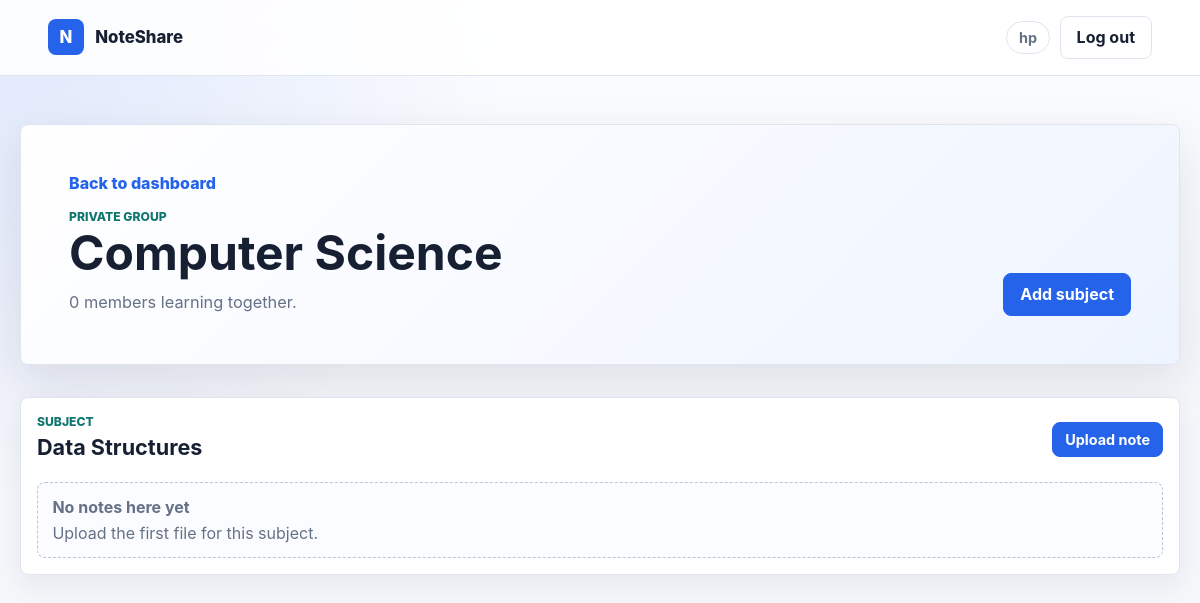
Screenshot of /notes/1/ (signed in) with the database file from the repository.
### notes/models.py (models this page shows, shortened)
class Group(models.Model):
    name = models.CharField(max_length=200)
    password = models.CharField(max_length=200)  # Hashed password
    creator = models.ForeignKey(User, on_delete=models.CASCADE, related_name="owned_groups")
    members = models.ManyToManyField(User, related_name="note_groups", blank=True)

class Subgroup(models.Model):
    group = models.ForeignKey(Group, on_delete=models.CASCADE, related_name='subgroups')
    name = models.CharField(max_length=200)

### notes/views.py (the view, shortened to what this page needs)
# urls.py: path('<int:group_id>/', views.group_detail, name='group_detail'),
@login_required
def group_detail(request, group_id):
    group = get_object_or_404(Group.objects.prefetch_related('members'), id=group_id)
    if request.user == group.creator or group.members.filter(id=request.user.id).exists():
        subgroups = group.subgroups.prefetch_related('notes__uploader').all()
        return render(request, 'notes/group_detail.html', {
            'group': group,
            'subgroups': subgroups,
        })

### notes/templates/notes/group_detail.html (shortened to what this page needs)
{% extends 'notes/base.html' %}
{% block content %}
<section class="page-head">
    <div>
        <a class="back-link" href="{% url 'group_list' %}">Back to dashboard</a>
        <p class="eyebrow">Private group</p>
        <h1>{{ group.name }}</h1>
        <p class="lede">{{ group.members.count }} members learning together.</p>
    </div>
    {% if user == group.creator %}
        <a class="button primary" href="{% url 'create_subgroup' group.id %}">Add subject</a>
    {% endif %}
</section>
<section class="subject-stack">
    {% for subgroup in subgroups %}
        <article class="subject-panel">
            <div class="subject-head">
                <div>
                    <p class="eyebrow">Subject</p>
                    <h2>{{ subgroup.name }}</h2>
                </div>
                <a class="button small" href="{% url 'upload_note' subgroup.id %}">Upload note</a>
            </div>
            <div class="note-list">
                {% for note in subgroup.notes.all %}
                    <a class="note-row" href="{{ note.file.url }}" target="_blank" rel="noreferrer">
                        <span class="file-badge">FILE</span>
                        <span>
                            <strong>{{ note.title }}</strong>
                            <small>Uploaded by {{ note.uploader.username }} · {{ note.timestamp|date:"M d, Y" }}</small>
                        </span>
                    </a>
                {% empty %}
                    <div class="empty-state compact">
                        <h3>No notes here yet</h3>
                        <p>Upload the first file for this subject.</p>
                    </div>
                {% endfor %}
            </div>
        </article>
    {% endfor %}
</section>
{% endblock %}

### notes/templates/notes/base.html (shortened to what this page needs)
{% load static %}
<!DOCTYPE html>
<html lang="en">
<head>
    <link rel="stylesheet" href="{% static 'notes/styles.css' %}">
</head>
<body>
    <header class="topbar">
        <a class="brand" href="{% url 'group_list' %}" aria-label="NoteShare dashboard">
            <span class="brand-mark">N</span>
            <span>NoteShare</span>
        </a>
        <nav class="nav-actions">
            {% if user.is_authenticated %}
                <span class="user-chip">{{ user.username }}</span>
                <form action="{% url 'logout' %}" method="post">
                    <button class="button ghost" type="submit">Log out</button>
                </form>
            {% else %}
                <a class="button ghost" href="{% url 'login' %}">Log in</a>
                <a class="button" href="{% url 'signup' %}">Sign up</a>
            {% endif %}
        </nav>
    </header>
    <main class="page">
        {% block content %}{% endblock %}
    </main>
</body>
</html>

### notes/static/notes/styles.css (style rules this page uses)
:root { color-scheme: light; --bg: #f6f7fb; --surface: #ffffff; --surface-strong: #eef4ff; --text: #172033; --muted: #657186; --line: #dfe5ef; --primary: #2563eb; --primary-dark: #1d4ed8; --accent: #0f766e; --danger: #b42318; --success: #137333; --shadow: 0 18px 48px rgba(23, 32, 51, 0.10); }
* { box-sizing: border-box; }
body { margin: 0; min-height: 100vh; background: radial-gradient(circle at top left, rgba(37, 99, 235, 0.13), transparent 32rem), linear-gradient(180deg, #fbfcff 0%, var(--bg) 42%); color: var(--text); font-family: Inter, ui-sans-serif, system-ui, -apple-system, BlinkMacSystemFont, "Segoe UI", sans-serif; letter-spacing: 0; }
a { color: inherit; }
.topbar { position: sticky; top: 0; z-index: 10; display: flex; align-items: center; justify-content: space-between; gap: 1rem; padding: 1rem clamp(1rem, 4vw, 3rem); background: rgba(255, 255, 255, 0.86); border-bottom: 1px solid var(--line); backdrop-filter: blur(16px); }
.brand, .nav-actions, .group-card, .note-row, .activity-item, .subject-head, .section-head { display: flex; align-items: center; }
.brand { gap: 0.7rem; color: var(--text); font-size: 1.05rem; font-weight: 800; text-decoration: none; }
.brand-mark, .card-icon { display: grid; width: 2.25rem; height: 2.25rem; place-items: center; border-radius: 8px; background: var(--primary); color: white; font-weight: 800; }
.nav-actions { gap: 0.6rem; flex-wrap: wrap; justify-content: flex-end; }
.nav-actions form { margin: 0; }
.page { width: min(1160px, calc(100% - 2rem)); margin: 0 auto; padding: 2rem 0 4rem; }
.hero, .page-head { display: flex; align-items: flex-end; justify-content: space-between; gap: 2rem; margin: 1rem 0 2rem; padding: clamp(1.4rem, 4vw, 3rem); border: 1px solid var(--line); border-radius: 8px; background: linear-gradient(135deg, #ffffff 0%, #eef4ff 100%); box-shadow: var(--shadow); }
.panel, .subject-panel { border: 1px solid var(--line); border-radius: 8px; background: var(--surface); box-shadow: 0 10px 28px rgba(23, 32, 51, 0.07); }
.subject-panel { padding: 1rem; }
.section-head, .subject-head { justify-content: space-between; gap: 1rem; margin-bottom: 1rem; }
.eyebrow { margin: 0 0 0.35rem; color: var(--accent); font-size: 0.76rem; font-weight: 800; text-transform: uppercase; }
h1, h2, h3, p { margin-top: 0; }
h1 { max-width: 760px; margin-bottom: 0.65rem; font-size: clamp(2rem, 4vw, 4rem); line-height: 1.02; }
h2 { margin-bottom: 0.35rem; font-size: 1.35rem; }
h3 { margin-bottom: 0.35rem; font-size: 1rem; }
.lede { max-width: 660px; margin-bottom: 0; color: var(--muted); font-size: 1.02rem; line-height: 1.65; }
.button { display: inline-flex; min-height: 2.55rem; align-items: center; justify-content: center; gap: 0.4rem; border: 1px solid var(--primary); border-radius: 8px; padding: 0.65rem 1rem; background: var(--primary); color: white; font: inherit; font-weight: 750; text-decoration: none; cursor: pointer; }
.button.ghost { border-color: var(--line); background: white; color: var(--text); }
.button.small { min-height: 2.2rem; padding: 0.45rem 0.75rem; font-size: 0.9rem; }
.user-chip, .counter { border: 1px solid var(--line); border-radius: 999px; padding: 0.45rem 0.75rem; background: white; color: var(--muted); font-size: 0.9rem; font-weight: 700; }
.card-grid, .activity-list, .note-list, .subject-stack { display: grid; gap: 0.8rem; }
.empty-state { border: 1px dashed #b8c4d8; border-radius: 8px; padding: 1.2rem; background: #fbfcff; color: var(--muted); }
.empty-state.compact { padding: 0.9rem; }
.empty-state p { margin-bottom: 0; }
.back-link, .form-note a { color: var(--primary); font-weight: 800; text-decoration: none; }
.back-link { display: inline-block; margin-bottom: 1rem; }

### rows the page displays
Group: name "Computer Science", members.count "0"
Subgroup: name "Data Structures"

### other values shown
{{ user.username }} "hp"
